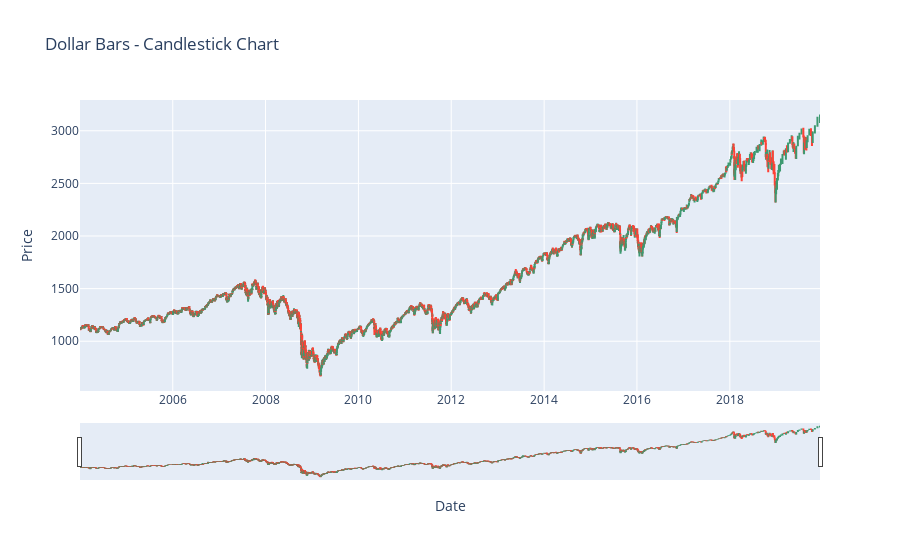

The cell this chart's notebook holds for it:
### Code cell
from mlfinlab.data_structures import standard_data_structures
dollar_bars = standard_data_structures.get_dollar_bars(
    sp_processed, threshold=1000000, batch_size=100000, verbose=False
)

import plotly.graph_objects as go

fig = go.Figure(data=[go.Candlestick(x=dollar_bars[:].index,
                open=dollar_bars['open'],
                high=dollar_bars['high'],
                low=dollar_bars['low'],
                close=dollar_bars['close'])])
fig.update_layout(title='Dollar Bars - Candlestick Chart', xaxis_title='Date', yaxis_title='Price')
fig.show()

### Figure 1 — Plotly figure (JSON) as saved in the notebook; plotly's stock layout.template omitted (floating-point values rounded to 4 significant figures; data arrays with more than 128 entries replaced by an {"elided": "..."} marker saying what was removed)
{"data": [{"close": {"elided": "14057 float values"}, "high": {"elided": "14057 float values"}, "low": {"elided": "14057 float values"}, "open": {"elided": "14057 float values"}, "type": "candlestick", "x": {"elided": "14057 str values"}}], "layout": {"title": {"text": "Dollar Bars - Candlestick Chart"}, "xaxis": {"title": {"text": "Date"}}, "yaxis": {"title": {"text": "Price"}}}}
